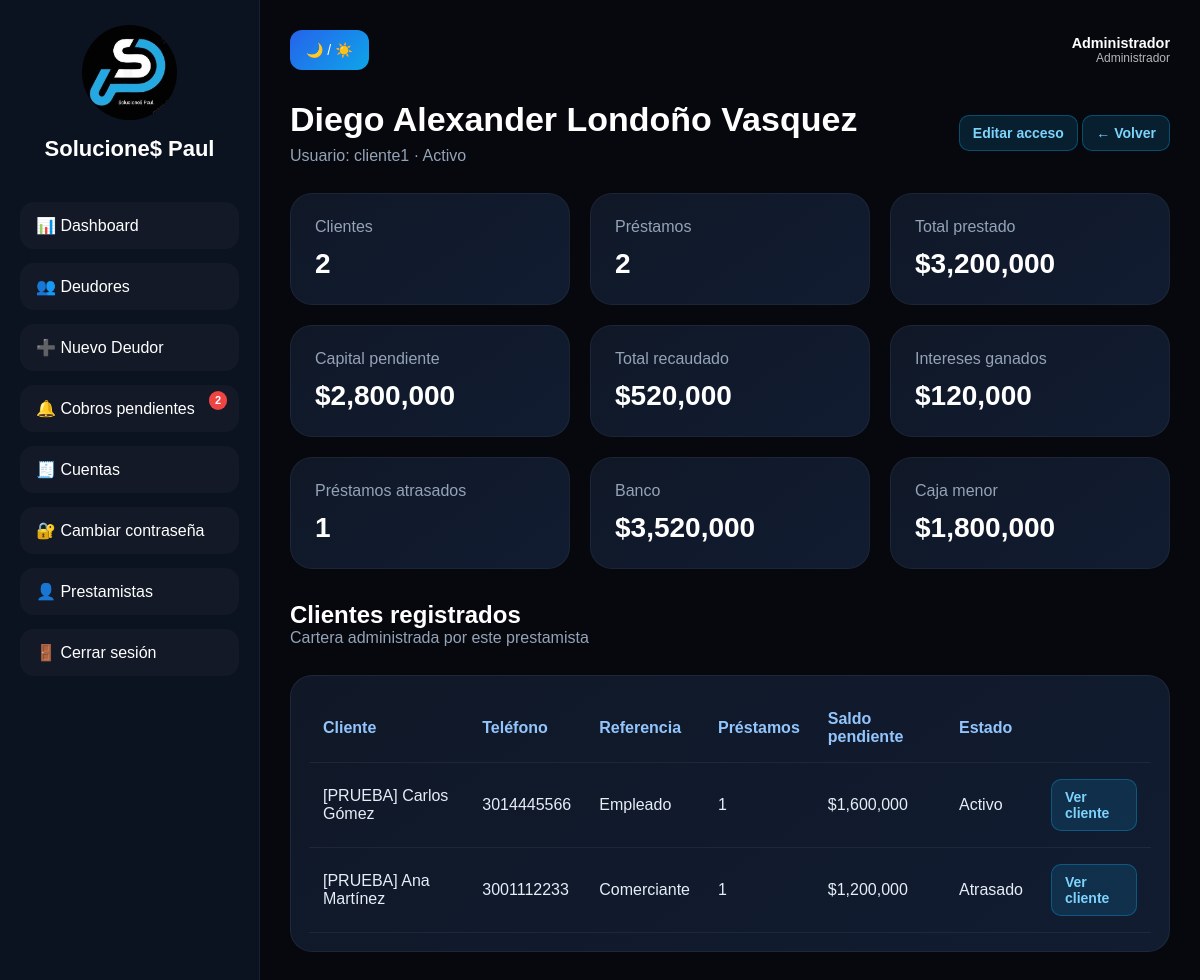
The app's page /prestamistas/2 (signed in) with its own data.
### models.py (models this page shows)
class Usuario(db.Model, UserMixin):
    __tablename__ = "usuarios"
    id = db.Column(db.Integer, primary_key=True)
    nombre = db.Column(db.String(100), nullable=False)
    usuario = db.Column(db.String(80), unique=True, nullable=False)
    password_hash = db.Column(db.String(255), nullable=False)
    rol = db.Column(db.String(20), nullable=False, default="prestamista")
    activo = db.Column(db.Boolean, nullable=False, default=True)
    creado_en = db.Column(db.DateTime, default=datetime.utcnow)
    deudores = db.relationship("Deudor", backref="propietario", lazy=True)
    cuentas = db.relationship("CuentaContable", backref="propietario", lazy=True)
    @property
    def es_admin(self):
        return self.rol == "admin"
    @property
    def is_active(self):
        return self.activo

class CuentaContable(db.Model):
    __tablename__ = "cuentas_contables"
    id = db.Column(db.Integer, primary_key=True)
    usuario_id = db.Column(db.Integer, db.ForeignKey("usuarios.id"), nullable=True, index=True)
    nombre = db.Column(db.String(100), nullable=False)
    slug = db.Column(db.String(50), nullable=False, unique=True)
    saldo = db.Column(db.Float, default=0.0, nullable=False)
    creado_en = db.Column(db.DateTime, default=datetime.utcnow)
    movimientos = db.relationship(
        "CuentaMovimiento",
        backref="cuenta",
        lazy=True,
        cascade="all, delete-orphan"
    )

class Deudor(db.Model):
    __tablename__ = "deudores"
    id = db.Column(db.Integer, primary_key=True)
    usuario_id = db.Column(db.Integer, db.ForeignKey("usuarios.id"), nullable=True, index=True)
    nombre = db.Column(db.String(150), nullable=True)
    cedula = db.Column(db.String(50), unique=True, nullable=True)
    telefono = db.Column(db.String(50), nullable=True)
    direccion = db.Column(db.String(200))
    correo = db.Column(db.String(120))
    referencia = db.Column(db.String(150))
    nota = db.Column(db.Text)
    creado_en = db.Column(db.DateTime, default=datetime.utcnow)
    prestamos = db.relationship(
        "Prestamo",
        backref="deudor",
        lazy=True,
        cascade="all, delete-orphan"
    )

### app.py (the view)
@app.route("/prestamistas/<int:usuario_id>")
@admin_required
def detalle_prestamista(usuario_id):
    prestamista = Usuario.query.filter_by(id=usuario_id, rol="prestamista").first_or_404()
    clientes = Deudor.query.filter_by(usuario_id=prestamista.id).order_by(Deudor.creado_en.desc()).all()
    cartera = [prestamo for cliente in clientes for prestamo in cliente.prestamos]
    pagos = [pago for prestamo in cartera for pago in prestamo.pagos]
    cuentas = CuentaContable.query.filter_by(usuario_id=prestamista.id).order_by(CuentaContable.nombre).all()
    metricas = {
        "clientes": len(clientes),
        "prestamos": len(cartera),
        "total_prestado": sum(p.monto for p in cartera),
        "capital_pendiente": sum(p.saldo_capital for p in cartera),
        "total_recaudado": sum(p.monto for p in pagos),
        "intereses": sum(p.interes_pagado for p in pagos),
        "atrasados": sum(p.estado == "atrasado" for p in cartera),
    }
    return render_template(
        "detalle_prestamista.html",
        prestamista=prestamista,
        clientes=clientes,
        cuentas=cuentas,
        metricas=metricas,
    )

### app.py (called while the page is built)
def csrf_token():
    if "_csrf_token" not in session:
        session["_csrf_token"] = secrets.token_urlsafe(32)
    return session["_csrf_token"]

@app.before_request
def validar_csrf():
    if app.config.get("TESTING"):
        return
    if request.method in ("POST", "PUT", "PATCH", "DELETE"):
        esperado = session.get("_csrf_token", "")
        recibido = request.form.get("csrf_token", "") or request.headers.get("X-CSRF-Token", "")
        if not esperado or not hmac.compare_digest(esperado, recibido):
            abort(400, description="La sesión del formulario venció. Recarga la página e inténtalo nuevamente.")

@app.after_request
def agregar_cabeceras_seguridad(response):
    response.headers["X-Content-Type-Options"] = "nosniff"
    response.headers["X-Frame-Options"] = "DENY"
    response.headers["Referrer-Policy"] = "strict-origin-when-cross-origin"
    response.headers["Permissions-Policy"] = "camera=(), microphone=(), geolocation=()"
    if app.config["SESSION_COOKIE_SECURE"]:
        response.headers["Strict-Transport-Security"] = "max-age=31536000; includeSubDomains"
    return response

@login_manager.user_loader
def load_user(user_id):
    return Usuario.query.get(int(user_id))

def admin_required(view):
    @wraps(view)
    @login_required
    def wrapped(*args, **kwargs):
        if not current_user.es_admin:
            abort(403)
        return view(*args, **kwargs)
    return wrapped

def obtener_cuotas_urgentes():
    hoy = date.today()
    manana = hoy + timedelta(days=1)
    query = Cuota.query.join(Prestamo).join(Deudor)
    if not current_user.es_admin:
        query = query.filter(Deudor.usuario_id == current_user.id)
    cuotas_urgentes = query.filter(
        Cuota.estado.notin_(["pagada"]),
        (
            (Cuota.fecha_vencimiento == manana) |
            (Cuota.fecha_vencimiento == hoy) |
            (Cuota.fecha_vencimiento < hoy)
        )
    ).all()
    return hoy, manana, cuotas_urgentes

@app.context_processor
def inject_notificaciones_count():
    if current_user.is_authenticated:
        _, _, cuotas_urgentes = obtener_cuotas_urgentes()
        return {"notificaciones_count": len(cuotas_urgentes)}
    return {"notificaciones_count": 0}

@app.before_request
def preparar_base_de_datos():
    global _esquema_preparado
    if not _esquema_preparado:
        asegurar_esquema()
        crear_admin()
        asignar_datos_existentes_al_admin()
        _esquema_preparado = True

### templates/detalle_prestamista.html (shortened to what this page needs)
{% extends "base.html" %}
{% block content %}
<section class="page-section">
    <div class="page-header">
        <div>
            <h1>{{ prestamista.nombre }}</h1>
            <p>Usuario: {{ prestamista.usuario }} · {{ "Activo" if prestamista.activo else "Inactivo" }}</p>
        </div>
        <div>
            <a href="{{ url_for('editar_prestamista', usuario_id=prestamista.id) }}" class="btn-small">Editar acceso</a>
            <a href="{{ url_for('prestamistas') }}" class="btn-small">← Volver</a>
        </div>
    </div>
    <div class="cards-grid">
        <div class="metric-card"><span>Clientes</span><h2>{{ metricas.clientes }}</h2></div>
        <div class="metric-card"><span>Préstamos</span><h2>{{ metricas.prestamos }}</h2></div>
        <div class="metric-card"><span>Total prestado</span><h2>${{ "{:,.0f}".format(metricas.total_prestado) }}</h2></div>
        <div class="metric-card"><span>Capital pendiente</span><h2>${{ "{:,.0f}".format(metricas.capital_pendiente) }}</h2></div>
        <div class="metric-card"><span>Total recaudado</span><h2>${{ "{:,.0f}".format(metricas.total_recaudado) }}</h2></div>
        <div class="metric-card"><span>Intereses ganados</span><h2>${{ "{:,.0f}".format(metricas.intereses) }}</h2></div>
        <div class="metric-card"><span>Préstamos atrasados</span><h2>{{ metricas.atrasados }}</h2></div>
        {% for cuenta in cuentas %}<div class="metric-card"><span>{{ cuenta.nombre }}</span><h2>${{ "{:,.0f}".format(cuenta.saldo) }}</h2></div>{% endfor %}
    </div>
    <div class="page-header admin-activity-header"><div><h2>Clientes registrados</h2><p>Cartera administrada por este prestamista</p></div></div>
    <div class="table-card"><table>
        <thead><tr><th>Cliente</th><th>Teléfono</th><th>Referencia</th><th>Préstamos</th><th>Saldo pendiente</th><th>Estado</th><th></th></tr></thead>
        <tbody>{% for cliente in clientes %}
            {% set saldo = cliente.prestamos|sum(attribute='saldo_capital') %}
            <tr>
                <td>{{ cliente.nombre }}</td><td>{{ cliente.telefono or '—' }}</td><td>{{ cliente.referencia or '—' }}</td>
                <td>{{ cliente.prestamos|length }}</td><td>${{ "{:,.0f}".format(saldo) }}</td>
                <td>{% if cliente.prestamos|selectattr('estado','equalto','atrasado')|list %}Atrasado{% elif saldo > 0 %}Activo{% else %}Paz y salvo{% endif %}</td>
                <td><a href="{{ url_for('detalle_deudor', deudor_id=cliente.id) }}" class="btn-small">Ver cliente</a></td>
            </tr>
        {% else %}<tr><td colspan="7">Este prestamista todavía no tiene clientes.</td></tr>{% endfor %}</tbody>
    </table></div>
</section>
{% endblock %}

### templates/base.html (shortened to what this page needs)
<!DOCTYPE html>
<html lang="es">
<head>
    <link rel="stylesheet" href="{{ url_for('static', filename='css/estilos.css') }}">
</head>
<body class="dark-mode">
    <div class="app-container">
        <aside class="sidebar">
            <div class="logo-area">
                <img src="{{ url_for('static', filename='img/logo.jpeg') }}" alt="Logo">
                <h2>Solucione$ Paul</h2>
            </div>
            <nav class="menu">
                <a href="{{ url_for('dashboard') }}" data-label="Dashboard">
                    📊 Dashboard
                </a>
                <a href="{{ url_for('deudores') }}" data-label="Deudores">
                    👥 Deudores
                </a>
                <a href="{{ url_for('nuevo_deudor') }}" data-label="Nuevo Deudor">
                    ➕ Nuevo Deudor
                </a>
                <a href="{{ url_for('notificaciones') }}" data-label="Notificaciones" class="nav-notif">
                    🔔 Cobros pendientes
                    {% if notificaciones_count > 0 %}
                        <span class="notif-badge">{{ notificaciones_count }}</span>
                    {% endif %}
                </a>
                <a href="{{ url_for('cuentas') }}" data-label="Cuentas">
                    🧾 Cuentas
                </a>
                <a href="{{ url_for('seguridad_perfil') }}" data-label="Seguridad">
                    🔐 Cambiar contraseña
                </a>
                {% if current_user.es_admin %}
                <a href="{{ url_for('prestamistas') }}" data-label="Prestamistas">
                    👤 Prestamistas
                </a>
                {% endif %}
                <form method="POST" action="{{ url_for('logout') }}" class="logout-form">
                    <button type="submit" data-label="Cerrar sesión">🚪 Cerrar sesión</button>
                </form>
            </nav>
        </aside>
        <main class="main-content">
            <header class="topbar">
                <button id="theme-toggle">
                    🌙 / ☀️
                </button>
                <div class="session-user">
                    <strong>{{ current_user.nombre }}</strong>
                    <span>{{ "Administrador" if current_user.es_admin else "Prestamista" }}</span>
                </div>
            </header>
            {% block content %}
            {% endblock %}
        </main>
    </div>
</body>
</html>

### static/css/estilos.css (style rules this page uses)
* { margin: 0; padding: 0; box-sizing: border-box; }
body { font-family: Arial, Helvetica, sans-serif; }
.session-user { margin-left: auto; display: flex; flex-direction: column; text-align: right; font-size: .9rem; }
.session-user span { opacity: .7; font-size: .75rem; }
.admin-activity-header { margin-top: 2rem; }
.logout-form { margin: 0; }
.menu .logout-form button { width: 100%; border: 0; cursor: pointer; text-align: left; font: inherit; }
.dark-mode { background: #06080d; color: #ffffff; }
.app-container { display: flex; min-height: 100vh; }
.sidebar { width: 260px; background: #0b1220; border-right: 1px solid rgba(255,255,255,0.06); padding: 25px 20px; flex-shrink: 0; transition: width 0.3s ease; }
.logo-area { text-align: center; margin-bottom: 40px; }
.logo-area img { width: 95px; height: 95px; border-radius: 50%; object-fit: cover; margin-bottom: 12px; transition: width 0.3s, height 0.3s; }
.logo-area h2 { font-size: 22px; transition: opacity 0.2s; }
.menu { display: flex; flex-direction: column; gap: 14px; }
.menu a, .menu .logout-form button { text-decoration: none; color: white; padding: 14px 16px; border-radius: 14px; transition: background 0.3s ease; background: rgba(255,255,255,0.03); display: flex; align-items: center; gap: 10px; white-space: nowrap; overflow: hidden; }
.main-content { flex: 1; padding: 30px; min-width: 0; }
.topbar { display: flex; justify-content: flex-end; align-items: center; gap: 12px; margin-bottom: 30px; }
#theme-toggle { border: none; padding: 12px 16px; border-radius: 12px; cursor: pointer; background: linear-gradient(135deg, #2563eb, #0ea5e9); color: white; font-size: 14px; }
.cards-grid { display: grid; grid-template-columns: repeat(auto-fit, minmax(230px, 1fr)); gap: 20px; margin-bottom: 32px; }
.metric-card { background: linear-gradient(145deg, #101827, #111c31); border-radius: 22px; padding: 24px; border: 1px solid rgba(255,255,255,0.05); }
.metric-card span { display: block; color: #94a3b8; margin-bottom: 12px; }
.metric-card h2 { font-size: 28px; }
.page-section { width: 100%; }
.page-header { display: flex; justify-content: space-between; align-items: center; gap: 18px; margin-bottom: 28px; }
.page-header h1 { font-size: 34px; margin-bottom: 8px; }
.page-header p { color: #94a3b8; }
.btn-small { display: inline-block; text-decoration: none; padding: 9px 13px; border-radius: 10px; background: rgba(14, 165, 233, 0.15); border: 1px solid rgba(14, 165, 233, 0.35); color: #7dd3fc; font-weight: 600; font-size: 14px; }
.table-card { overflow-x: auto; background: linear-gradient(145deg, #101827, #111c31); border-radius: 22px; padding: 18px; border: 1px solid rgba(255,255,255,0.06); }
table { width: 100%; border-collapse: collapse; min-width: 720px; }
thead { color: #93c5fd; }
th, td { text-align: left; padding: 16px 14px; border-bottom: 1px solid rgba(255,255,255,0.06); }
td { color: #e5edf7; }
.nav-notif { position: relative; }
.notif-badge { position: absolute; top: 6px; right: 12px; background: #ef4444; color: #fff; font-size: 11px; font-weight: 700; border-radius: 999px; padding: 1px 6px; line-height: 1.5; }

### records on screen
Usuario: nombre "Administrador", rol "Administrador"
Usuario: nombre "Diego Alexander Londoño Vasquez", usuario "cliente1", activo "Activo"
CuentaContable: nombre "Banco", saldo "3,520,000"
CuentaContable: nombre "Caja menor", saldo "1,800,000"
Deudor: nombre "[PRUEBA] Carlos Gómez", telefono "3014445566", referencia "Empleado", prestamos|length "1", saldo "1,600,000", shows "Activo"
Deudor: nombre "[PRUEBA] Ana Martínez", telefono "3001112233", referencia "Comerciante", prestamos|length "1", saldo "1,200,000", shows "Atrasado"

### other values on screen
{{ notificaciones_count }} "2"
{{ metricas.clientes }} "2"
{{ metricas.prestamos }} "2"
{{ "{:,.0f}".format(metricas.total_prestado) }} "3,200,000"
{{ "{:,.0f}".format(metricas.capital_pendiente) }} "2,800,000"
{{ "{:,.0f}".format(metricas.total_recaudado) }} "520,000"
{{ "{:,.0f}".format(metricas.intereses) }} "120,000"
{{ metricas.atrasados }} "1"
